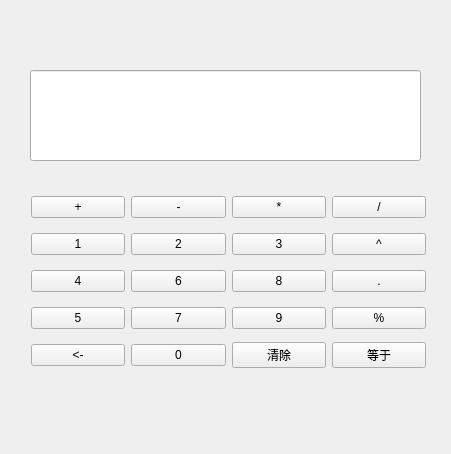
<?xml version="1.0" encoding="UTF-8"?>
<ui version="4.0">
 <class>jisuanqi</class>
 <widget class="QWidget" name="jisuanqi">
  <property name="geometry">
   <rect>
    <x>0</x>
    <y>0</y>
    <width>451</width>
    <height>454</height>
   </rect>
  </property>
  <property name="windowTitle">
   <string>多功能计算器</string>
  </property>
  <widget class="QWidget" name="layoutWidget">
   <property name="geometry">
    <rect>
     <x>31</x>
     <y>266</y>
     <width>395</width>
     <height>30</height>
    </rect>
   </property>
   <layout class="QHBoxLayout" name="horizontalLayout_3">
    <item>
     <widget class="QPushButton" name="btn_4">
      <property name="text">
       <string>4</string>
      </property>
     </widget>
    </item>
    <item>
     <widget class="QPushButton" name="btn_6">
      <property name="text">
       <string>6</string>
      </property>
     </widget>
    </item>
    <item>
     <widget class="QPushButton" name="btn_8">
      <property name="text">
       <string>8</string>
      </property>
     </widget>
    </item>
    <item>
     <widget class="QPushButton" name="btn_Pot">
      <property name="styleSheet">
       <string notr="true">科学计算器</string>
      </property>
      <property name="text">
       <string>.</string>
      </property>
     </widget>
    </item>
   </layout>
  </widget>
  <widget class="QWidget" name="layoutWidget_2">
   <property name="geometry">
    <rect>
     <x>31</x>
     <y>303</y>
     <width>395</width>
     <height>30</height>
    </rect>
   </property>
   <layout class="QHBoxLayout" name="horizontalLayout_4">
    <item>
     <widget class="QPushButton" name="btn_5">
      <property name="text">
       <string>5</string>
      </property>
     </widget>
    </item>
    <item>
     <widget class="QPushButton" name="btn_7">
      <property name="text">
       <string>7</string>
      </property>
     </widget>
    </item>
    <item>
     <widget class="QPushButton" name="btn_9">
      <property name="text">
       <string>9</string>
      </property>
     </widget>
    </item>
    <item>
     <widget class="QPushButton" name="btn_Mod">
      <property name="text">
       <string>%</string>
      </property>
     </widget>
    </item>
   </layout>
  </widget>
  <widget class="QWidget" name="layoutWidget_3">
   <property name="geometry">
    <rect>
     <x>31</x>
     <y>340</y>
     <width>395</width>
     <height>30</height>
    </rect>
   </property>
   <layout class="QHBoxLayout" name="horizontalLayout_5">
    <item>
     <widget class="QPushButton" name="btn_Sub1">
      <property name="text">
       <string>&lt;-</string>
      </property>
     </widget>
    </item>
    <item>
     <widget class="QPushButton" name="btn_0">
      <property name="text">
       <string>0</string>
      </property>
     </widget>
    </item>
    <item>
     <widget class="QPushButton" name="btn_clear">
      <property name="text">
       <string>清除</string>
      </property>
     </widget>
    </item>
    <item>
     <widget class="QPushButton" name="btn_Result">
      <property name="text">
       <string>等于</string>
      </property>
     </widget>
    </item>
   </layout>
  </widget>
  <widget class="QWidget" name="layoutWidget_4">
   <property name="geometry">
    <rect>
     <x>31</x>
     <y>192</y>
     <width>395</width>
     <height>30</height>
    </rect>
   </property>
   <layout class="QHBoxLayout" name="horizontalLayout">
    <item>
     <widget class="QPushButton" name="btn_Add">
      <property name="text">
       <string>+</string>
      </property>
     </widget>
    </item>
    <item>
     <widget class="QPushButton" name="btn_Sub">
      <property name="text">
       <string>-</string>
      </property>
     </widget>
    </item>
    <item>
     <widget class="QPushButton" name="btn_Mul">
      <property name="text">
       <string>*</string>
      </property>
     </widget>
    </item>
    <item>
     <widget class="QPushButton" name="btn_Div">
      <property name="text">
       <string>/</string>
      </property>
     </widget>
    </item>
   </layout>
  </widget>
  <widget class="QWidget" name="layoutWidget_5">
   <property name="geometry">
    <rect>
     <x>31</x>
     <y>229</y>
     <width>395</width>
     <height>30</height>
    </rect>
   </property>
   <layout class="QHBoxLayout" name="horizontalLayout_2">
    <item>
     <widget class="QPushButton" name="btn_1">
      <property name="text">
       <string>1</string>
      </property>
     </widget>
    </item>
    <item>
     <widget class="QPushButton" name="btn_2">
      <property name="text">
       <string>2</string>
      </property>
     </widget>
    </item>
    <item>
     <widget class="QPushButton" name="btn_3">
      <property name="text">
       <string>3</string>
      </property>
     </widget>
    </item>
    <item>
     <widget class="QPushButton" name="btn_Squ">
      <property name="text">
       <string>^</string>
      </property>
     </widget>
    </item>
   </layout>
  </widget>
  <widget class="QLineEdit" name="lineEdit">
   <property name="geometry">
    <rect>
     <x>30</x>
     <y>70</y>
     <width>391</width>
     <height>91</height>
    </rect>
   </property>
  </widget>
 </widget>
 <resources/>
 <connections/>
</ui>
